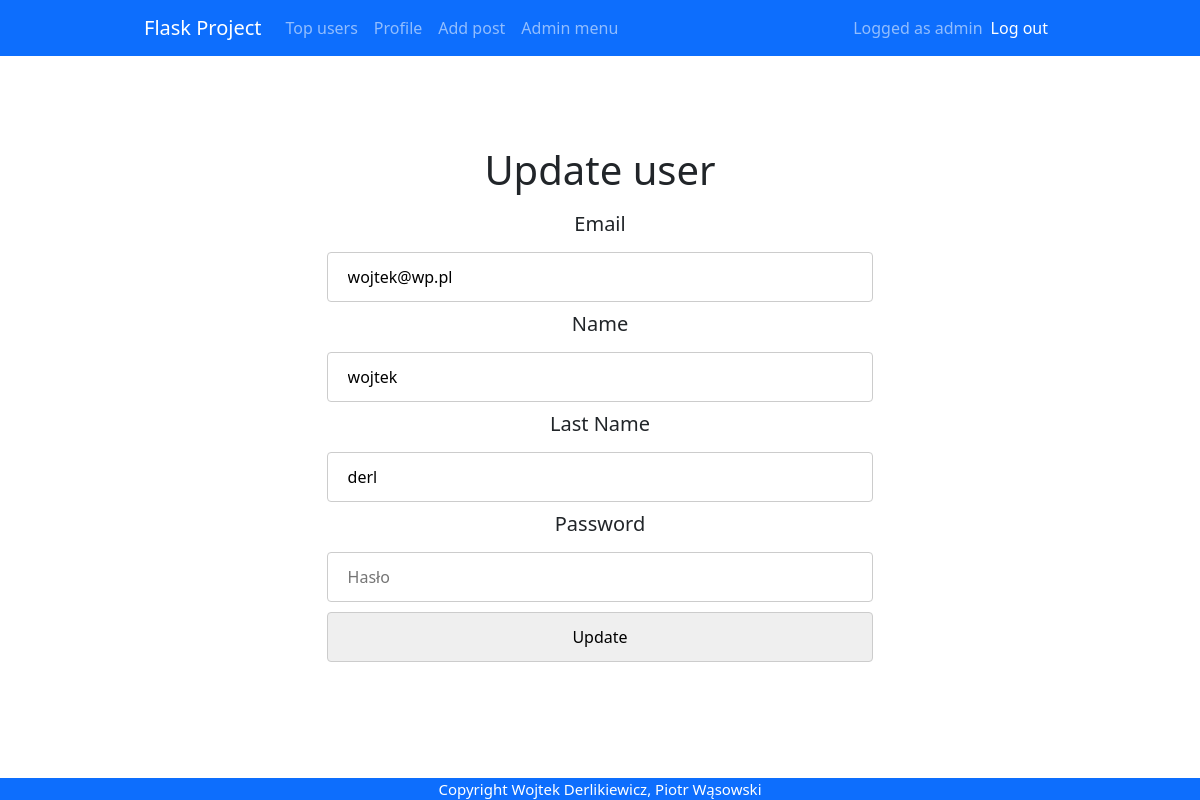
Screenshot of /update/2 (signed in) with the database file from the repository.
### app.py (models this page shows)
class User(db.Model, UserMixin):
    id = db.Column(db.Integer, primary_key = True)
    email = db.Column(db.String(30), nullable=False, unique=True)
    name = db.Column(db.String(20), nullable=False)
    last_name = db.Column(db.String(20), nullable=False)
    password = db.Column(db.String(80), nullable=False)
    login_count = db.Column(db.Integer, nullable=False, default=0)
    isAdmin = db.Column(db.Boolean(), nullable=False, default=False)

### app.py (the view)
@app.route('/update/<int:id>', methods=['GET', 'POST'])
@login_required
def updateProfileById(id):
    user = User.query.filter_by(id=id).first()
    form = UserForm()
    if user:
        if current_user.id == user.id:
            if request.method == "POST":
                user.email = request.form['email']
                user.name = request.form['name']
                user.last_name = request.form['last_name']
                if(len(request.form['password']) != 0):
                    hashed_password = bcrypt.generate_password_hash(request.form['password'])
                    user.password = hashed_password
                try:
                    db.session.commit()
                    return redirect('/profile')
                except:
                    return render_template("update.html", form=form, user = user)
            else:
                return render_template("update.html", form=form, user = user)
        elif current_user.isAdmin == True:
            if request.method == "POST":
                user.email = request.form['email']
                user.name = request.form['name']
                user.last_name = request.form['last_name']
                if(len(request.form['password']) != 0):
                    hashed_password = bcrypt.generate_password_hash(request.form['password'])
                    user.password = hashed_password
                try:
                    db.session.commit()
                    return redirect('/admin')
                except:
                    return render_template("update.html", form=form, user = user)
            else:
                return render_template("update.html", form=form, user = user)
        else:
            return 'bad request!', 400
    return redirect('/')

### app.py (shortened to what this page needs)
class UserForm(FlaskForm):
    email = StringField(validators=[InputRequired(), Length(min = 4, max=30)], render_kw={"placeholder": "Email"})
    name = StringField(validators=[InputRequired(), Length(min = 4, max=20)], render_kw={"placeholder": "Imie"})
    last_name = StringField(validators=[InputRequired(), Length(min = 4, max=20)], render_kw={"placeholder": "Nazwisko"})
    password = PasswordField(validators=[Length(min = 4, max=20)], render_kw={"placeholder": "Hasło"})
    submit = SubmitField("Update")

### app.py (called while the page is built)
@login_manager.user_loader
def load_user(user_id):
    return User.query.get(int(user_id))

### templates/update.html (shortened to what this page needs)
{% extends "base.html" %} {% block title %}profile{% endblock %} {% block
content %}
<h1>Update user</h1>
<form action="/update/{{user.id}}" method="POST">
  <center>
    <h5>{{ form.email.label(class="form-label")}}</h5>
    {{ form.email(value=user.email) }}
    <h5>{{ form.name.label(class="form-label")}}</h5>
    {{ form.name(value=user.name) }}
    <h5>{{ form.last_name.label(class="form-label")}}</h5>
    {{ form.last_name(value=user.last_name) }}
    <h5>{{ form.password.label(class="form-label")}}</h5>
    {{ form.password(value=user.password) }} {{ form.submit }}
  </center>
</form>
{% endblock %}

### templates/base.html (shortened to what this page needs)
<!DOCTYPE html>
<html lang="pl">
  <head>
    {% block styles %}
    <link
      rel="stylesheet"
      href="{{url_for('.static', filename='styles/base.css')}}"
    />
    <link
      href="https://cdn.jsdelivr.net/npm/bootstrap@5.1.3/dist/css/bootstrap.min.css"
      rel="stylesheet"
    />
    {% endblock %}
  </head>
  <body>
    <nav class="navbar navbar-expand-lg navbar-dark bg-primary">
      <div class="container-fluid">
        <a class="navbar-brand" href="{{url_for('home')}}">Flask Project</a>
        <div class="collapse navbar-collapse" id="navbarText">
          <ul class="navbar-nav me-auto mb-2 mb-lg-0">
            <li class="nav-item">
              <a class="nav-link" href="{{url_for('topUsers')}}">Top users</a>
            </li>
            {% if current_user.is_authenticated %}
            <li class="nav-item">
              <a class="nav-link" href="{{url_for('profile')}}">Profile</a>
            </li>
            <li class="nav-item">
              <a class="nav-link" href="{{url_for('add_post')}}">Add post</a>
            </li>
            {% if current_user.isAdmin == True %}
            <li class="nav-item">
              <a class="nav-link" href="{{url_for('admin')}}">Admin menu</a>
            </li>
            {% endif %} {% endif %}
          </ul>
          {% if current_user.is_authenticated %}
          <span class="navbar-text"> Logged as {{current_user.name }} </span>
          <span class="navbar-item">
            <ul class="navbar-nav me-auto mb-2 mb-lg-0">
              <li class="nav-item">
                <a
                  class="nav-link active"
                  aria-current="page"
                  href="{{url_for('logout')}}"
                  >Log out</a
                >
              </li>
            </ul>
          </span>
          {% endif %}
        </div>
      </div>
    </nav>
    <div class="container">{% block content %} {% endblock %}</div>
    <footer>Copyright Wojtek Derlikiewicz, Piotr Wąsowski</footer>
  </body>
</html>

### static/styles/base.css (style rules this page uses)
html { overflow: -moz-scrollbars-vertical; overflow-y: scroll; }
body { margin: 0; background-color: dimgrey; font-family: "Roboto", sans-serif; }
a { text-decoration: none; }
.container { overflow: hidden; margin-top: 30px; padding-top: 50px; display: grid; place-items: center; }
.container-fluid { width: 78% !important; }
h1 { padding: 10px; }
form { width: 70%; }
input { width: 70%; padding: 12px 20px; margin-bottom: 10px !important; border: 1px solid #ccc; border-radius: 4px; box-sizing: border-box; }
footer { position: fixed; bottom: 0; width: 100%; background-color: #0d6efd; color: white; font-size: 15px; text-align: center; }

### rows the page displays
User: name "admin"
User: email "wojtek@wp.pl", name "wojtek", last_name "derl"
